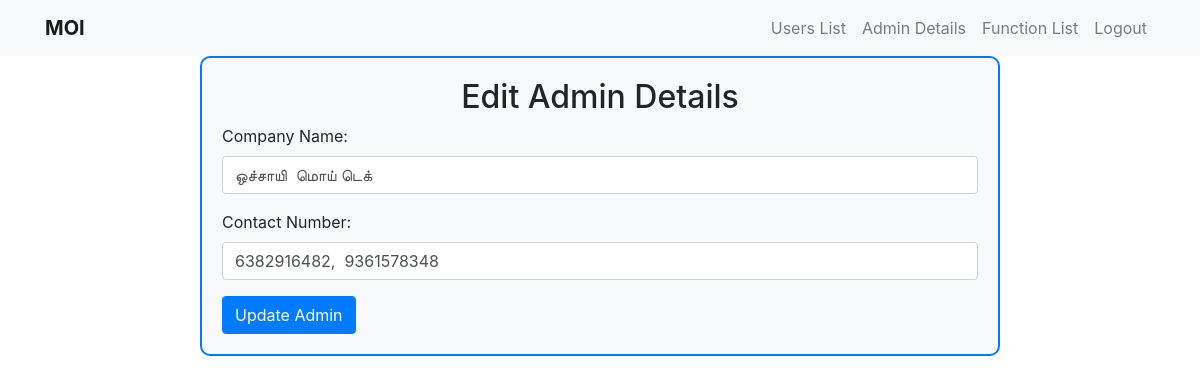
The app's page /admin_detail.php (signed in) with its own data.
### tables this page shows
CREATE TABLE `company_details` (
  `id` int NOT NULL,
  `company_name` varchar(255) NOT NULL,
  `contact_number` varchar(255) NOT NULL,
  `created_at` timestamp NOT NULL DEFAULT CURRENT_TIMESTAMP
);

### admin_detail.php (the view, shortened to what this page needs)
<?php
include 'config.php';
include 'header.php';
$query = $conn->prepare("SELECT * FROM company_details LIMIT 1");
$query->execute();
$result = $query->get_result();
$admin = $result->fetch_assoc();
?>
<!DOCTYPE html>
<html lang="en">
<head>
    <link href="https://stackpath.bootstrapcdn.com/bootstrap/4.5.2/css/bootstrap.min.css" rel="stylesheet">
</head>
<body>
    <div class="container-admin">
        <h2 class="text-center">Edit Admin Details</h2>
        <form action="admin_detail.php" method="POST">
            <div class="form-group">
                <label for="company_name">Company Name:</label>
                <input type="text" class="form-control" id="company_name" name="company_name" value="<?php echo $admin['company_name']; ?>">
            </div>
            <div class="form-group">
                <label for="contact_number">Contact Number:</label>
                <input type="text" class="form-control" id="contact_number" name="contact_number" value="<?php echo $admin['contact_number']; ?>">
            </div>
            <button type="submit" name="submit" class="btn btn-primary">Update Admin</button>
        </form>
    </div>
</body>
</html>

### admin_detail.php (style rules this page uses)
.container-admin { max-width: 800px; margin: auto; padding: 20px; border: 2px solid #007bff; border-radius: 10px; background-color: #f8f9fa; }

### records on screen
company_details: company_name "ஒச்சாயி மொய் டெக்", contact_number "6382916482, 9361578348"
